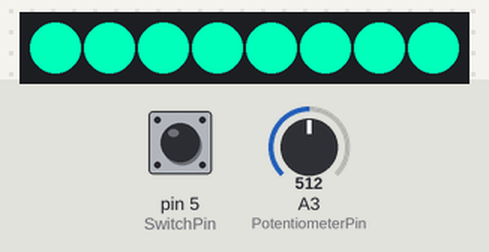
This sketch was run on a simulated Arduino Uno, built with avr-gcc and run on an emulated ATmega328P. Shown: 8 RGB LEDs in strip order, left to right. The inputs (shaded band) are chosen by the test bench; at power-on: pin 5 (SwitchPin) HIGH, A3 (PotentiometerPin) = 512. Dim RGB values are drawn brighter than linear; random numbers use the default seed unless the sketch sets one.

Above: at 1.2 s.
1.3 s: pin 5 (SwitchPin) pulled LOW for 3.2 s
At 1.7 s:
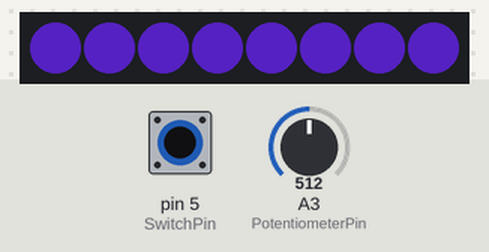
6.8 s: A3 (PotentiometerPin) set to 306
At 7.3 s:
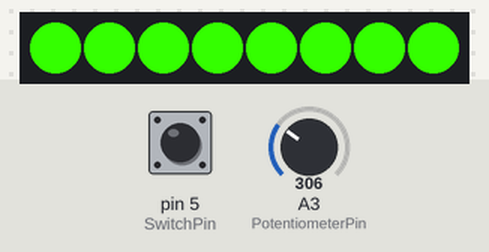
8.3 s: pin 5 (SwitchPin) pulled LOW for 0.15 s
At 8.8 s:
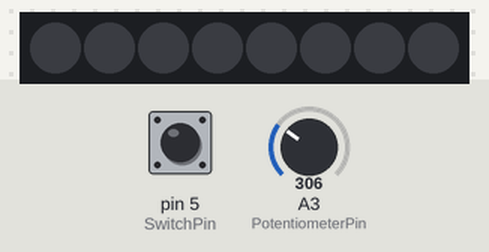
10.8 s: A3 (PotentiometerPin) set to 122
At 11.6 s:
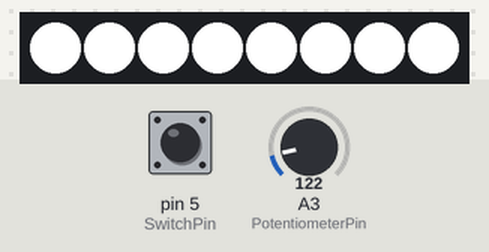
12.3 s: A3 (PotentiometerPin) set to 900
At 13.9 s:
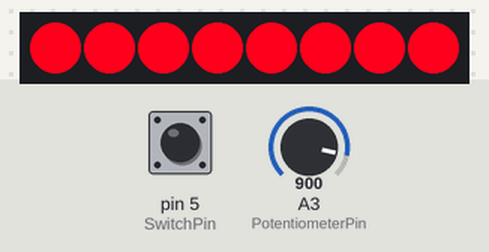
14.3 s: pin 5 (SwitchPin) pulled LOW for 1 s
At 14.52 s:
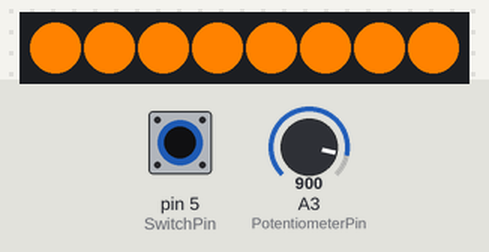
Timing chart, 0 to 17.3 s (numbered marks = the images above; inputs shaded):
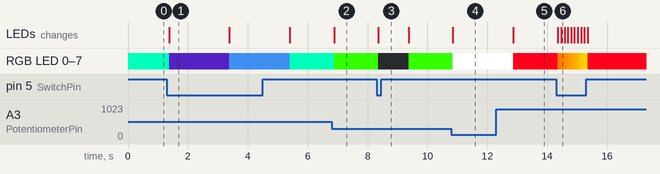

Measured:
- after the input at 1.3 s, RGB LED 0–7: RGB(0, 255, 186) → RGB(39, 15, 89) after 0.08 s, → RGB(56, 126, 214) 2.0 s later, → RGB(0, 255, 186) 2.0 s later; the LEDs: change after 0.08 s (image 1)
- after the input at 6.8 s, RGB LED 0–7: RGB(0, 255, 186) → RGB(52, 255, 0) after 0.08 s; the LEDs: change after 0.08 s (image 2)
- after the input at 8.3 s, RGB LED 0–7: RGB(52, 255, 0) → off after 0.06 s, → RGB(52, 255, 0) 1.0 s later; the LEDs: change after 0.06 s (image 3)
- after the input at 10.8 s, RGB LED 0–7: RGB(52, 255, 0) → RGB(255, 255, 255) after 0.05 s; the LEDs: change after 0.05 s (image 4)
- after the input at 12.3 s, RGB LED 0–7: RGB(255, 255, 255) → RGB(255, 0, 28) after 0.57 s; the LEDs: change after 0.57 s (image 5)
- after the input at 14.3 s, RGB LED 0–7: RGB(255, 0, 28) → RGB(255, 120, 0) after 0.06 s, → RGB(255, 130, 0) 0.11 s later, → RGB(255, 141, 0) 0.11 s later, → RGB(255, 152, 0) 0.11 s later, … (10 changes in this stretch); the LEDs: first change after 0.06 s (image 6 shows a later state)
- what the display in image 1 shows lasts 2.0 s, from 1.4 s to 3.4 s

The sketch:

Lightbox.ino
```cpp
#include <Adafruit_NeoPixel.h>

#define PotentiometerPin 3  //Analog
#define SwitchPin 5         //Digital
#define NeoPin 8            //Digital
#define NeoBrightness 255    //0-255
#define NumNeoPixels 8

Adafruit_NeoPixel strip(NumNeoPixels, NeoPin, NEO_GRB + NEO_KHZ800);

void setup() {
  strip.begin();
  strip.setBrightness(NeoBrightness);
  pinMode(SwitchPin, INPUT_PULLUP);
  Serial.begin(9600);
}

void loop() {
  int sel = map(analogRead(PotentiometerPin), 0, 1023, 1, 4);
  int Switch = digitalRead(SwitchPin);
  //Switch = 0;  //Switch override
  //Switch on or off?
  switch (Switch) {

    case 0:
      //Special mode selection
      switch (sel) {
        //Where is the potentiometer?
        case 1:
          //Off
          colorful(0, 0, 0);
          delay(1000);
          break;

        case 2:
          //Changing Colors
          colorful(rand() * 255, rand() * 255, rand() * 255);
          delay(2000);
          break;

        case 3:
          //Rainbow
          rainbow(100);
          break;

        case 4:
          //Strobe
          strobe(0);
          break;
      }
      break;

    case 1:
      //Solid color selection
      if (map(analogRead(PotentiometerPin), 0, 1023, 1, 5) == 1) {
        //White
        colorful(255, 255, 255);
        delay(1000);
      } else {
        //Rainbow of colors to select from
        long color = map(analogRead(PotentiometerPin), 204, 1023, 0, 62000);
        for (int i = 0; i < strip.numPixels(); i++) {
          int pixelHue = color + (65536L / strip.numPixels());
          strip.setPixelColor(i, strip.gamma32(strip.ColorHSV(pixelHue)));
          strip.show();
        }
        delay(100);
      }
      break;
  }
}

//Sets the whole strip to a color
void colorful(int r, int g, int b) {
  for (int i = 0; i < strip.numPixels() + 1; i++) {
    strip.setPixelColor(i, strip.Color(r, g, b));
    strip.show();
  }
}

//Slowly shifts the whole strip through the rainbow
void rainbow(int DelayVal) {
  for (long firstPixelHue = 0; firstPixelHue < 5 * 65536; firstPixelHue += 256) {
    for (int i = 0; i < strip.numPixels(); i++) {
      int pixelHue = firstPixelHue + (65536L / strip.numPixels());
      strip.setPixelColor(i, strip.gamma32(strip.ColorHSV(pixelHue)));
    }
    strip.show();
    delay(DelayVal);
    //Break out when not selected anymore
    if (map(analogRead(PotentiometerPin), 0, 1023, 1, 4) == 3 && digitalRead(SwitchPin) == 0) {
    } else {
      firstPixelHue = 5 * 65535;
    }
  }
}

//Strobes the strip
void strobe(int Delay) {
  //if delay==0, then it cycles
  if (Delay == 0) {
    for (int progress = -100; progress < 101; progress++) {
      Delay = abs(progress);
      colorful(255, 255, 255);
      delay(Delay);
      colorful(0, 0, 0);
      delay(Delay);
      //Break out when not selected anymore
      if (map(analogRead(PotentiometerPin), 0, 1023, 1, 4) == 4 && digitalRead(SwitchPin) == 0) {
      } else {
        progress = 101;
      }
    }
  } else {
  }
  colorful(255, 255, 255);
  delay(Delay);
  colorful(0, 0, 0);
  delay(Delay);
}
```
